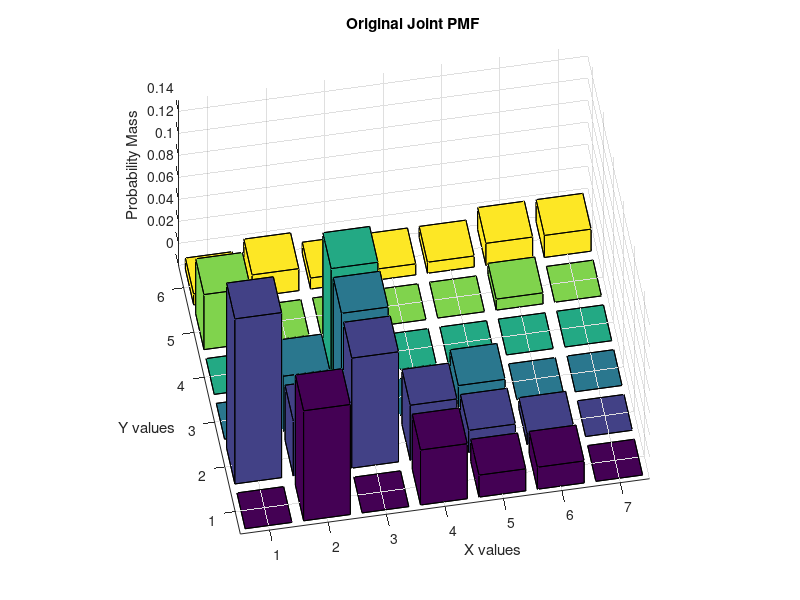
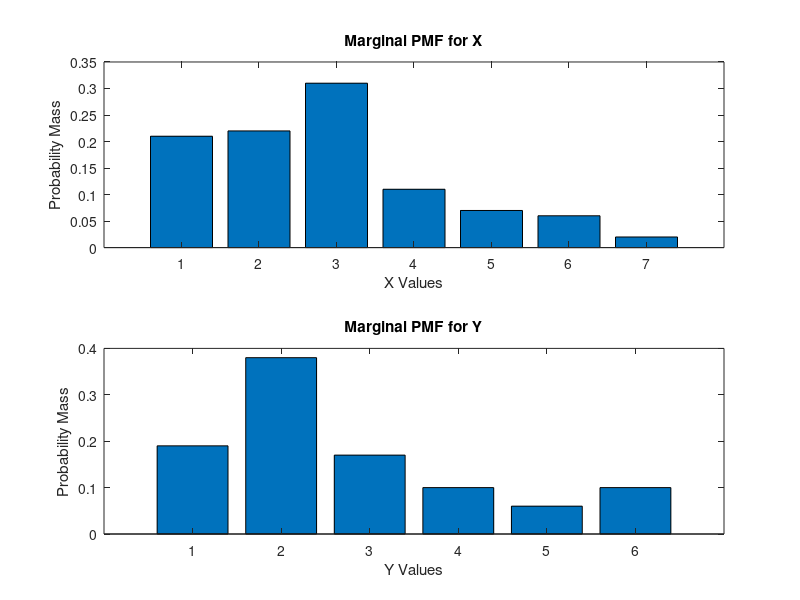

Reproduce these figures in MATLAB, in order. (Note: this script raises an error after producing the figures.)
%%%%
% ECEn 370 Homework 4 Problem Example
% January 28, 2011
clear all;

% Oftentimes it is easier to look at a matrix to determine the Joint PMF of
% a set of random variables. Suppose for example, that you have the
% following:

% Load the PMF into XY
%             Y Values from 1 to 6
XY = [ 0.00 0.15 0.00 0.00 0.05 0.01;... %
       0.10 0.05 0.05 0.00 0.00 0.02;... %
       0.00 0.10 0.10 0.10 0.00 0.01;... %
       0.05 0.05 0.00 0.00 0.00 0.01;... % X-Values from 1 to 7
       0.02 0.02 0.02 0.00 0.00 0.01;... %           
       0.02 0.01 0.00 0.00 0.01 0.02;... %          
       0.00 0.00 0.00 0.00 0.00 0.02...  %           
       ];
%  
% What this matrix is indicating is that the probability at a point, say
% (X=3,Y=4) is 0.10. In this case, the matrix is indexed from the upper
% left corner.
%
% The folowing will give you the probability for the point (X=3, Y=4)
XY(3,4)

% The following code then plots the matrix above
figure(1); % Loads a new figure
bar3(XY);  % Plots a 3-dimensional bar graph
xlabel('Y values'); % Places labels on the x-axis of bar graph
ylabel('X values'); % Places labels on the y-axis of bar graph
zlabel('Probability Mass'); % Places labels on the z-axis of bar graph
view(-100, 50); % Sets the vantage point for viewing the bar graph
title('Original Joint PMF');

%
% From the probability matrix, you can calculate any of the probabilities
% you would like to find. Below is an example of doing calculations on the
% matrix to find the marginal probabilities for X and Y.
%

figure(2); % Loads a new figure.
marg_y = sum(XY); % This sums over each column of the matrix XY.
marg_x = sum(XY'); % This sums over each column of the transposed matrix XY.
% Note that the ' transposes a matrix.

subplot(2,1,1); % This produces a subplot in the figure in top position.
bar(marg_x);    % Produces bar graph of marginal PMF for X.
title('Marginal PMF for X');
xlabel('X Values');
ylabel('Probability Mass');

subplot(2,1,2); % This produces a subplot in the figure in bottom position.
bar(marg_y);    % Produces bar graph of marginal PMF for Y.
title('Marginal PMF for Y');
xlabel('Y Values');
ylabel('Probability Mass');



%
% Now suppose that you want to simulate outcomes from the above joint PMF.
% The following code allows you to do that. First, we specify the number of
% trials we want to perform. Then we actually simulate all of those trials.
% Make sure that you have simulate_joint_PMF.m in your working directory so
% that you can call that function. The simulate_joint_PMF function takes in
% two arguments, the matrix representing the probabilities and the number
% of trials to perform. It returns a matrix that has two columns
% representing the X and Y coordinates for each outcome.
%
trials = 10000; % Specifies the number of trials: try this for different
                % values to see how the estimates change. 
outcomes = simulate_joint_PMF(XY,trials); % Produces outcomes from the joint PMF.


%
% Suppose that you want to estimate what the original joint PMF looked
% like. You can do this by counting up all of the outcomes (each X,Y
% combintation) and then dividing by the total number of trials that were
% performed. The following code does just that.
%
XY_tally = zeros(size(XY)); % This initializes an array for your outcomes.
for c = 1:trials
    % This counts up for each (X,Y) location how many times it appeared in
    % the data.
    XY_tally(outcomes(c,1), outcomes(c,2)) = XY_tally(outcomes(c,1), outcomes(c,2)) + 1;
end
%
% The following code estimates the probability at each X,Y location by
% dividing by the total number of trials.
XY_estimated_probability = XY_tally ./ trials;

%
% This code then plots the estimated probability mass from the outcomes
% that you obtained from your numerical simulation of the joint PMF.
%
figure(3); % Loads a new figure
bar3(XY_estimated_probability);  % Plots a 3-dimensional bar graph
xlabel('Y values'); % Places labels on the x-axis of bar graph
ylabel('X values'); % Places labels on the y-axis of bar graph
zlabel('Probability Mass'); % Places labels on the z-axis of bar graph
view(-100, 50); % Sets the vantage point for viewing the bar graph
title('Estimated Probability Mass');
